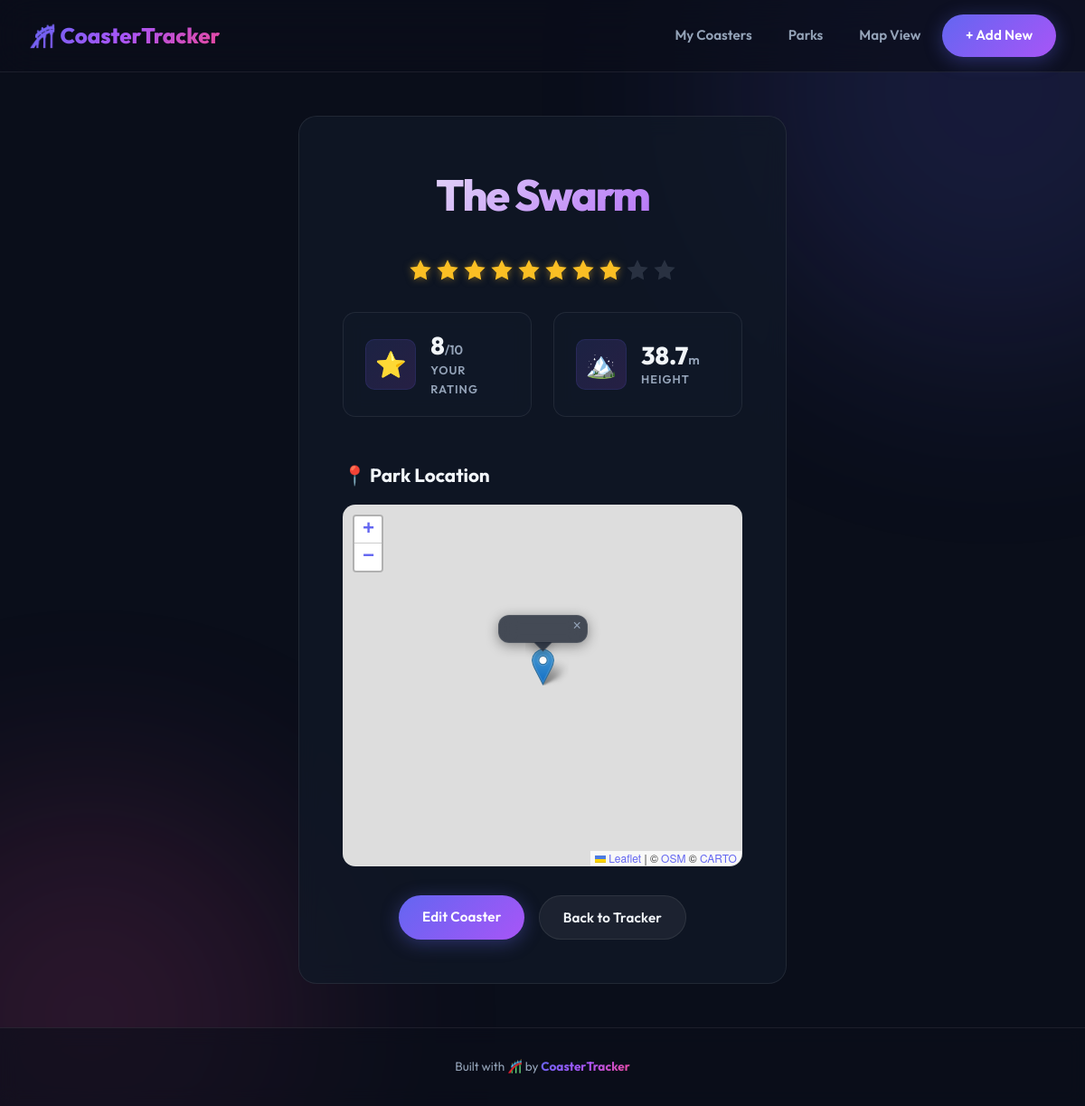
/coaster/3, run on the app's committed database.
### tables this page shows
CREATE TABLE rollercoasters (
            id INTEGER PRIMARY KEY AUTOINCREMENT,
            name TEXT NOT NULL,
            park_name TEXT NOT NULL,
            height REAL NOT NULL,
            rating INTEGER NOT NULL
        , park_id INTEGER);

### app.py (the view)
@app.route('/coaster/<int:id>')
def coaster(id):
    conn = get_db_connection()
    query = '''
        SELECT r.*, p.name as park_name, p.latitude, p.longitude
        FROM rollercoasters r
        LEFT JOIN parks p ON r.park_id = p.id
        WHERE r.id = ?
    '''
    coaster = conn.execute(query, (id,)).fetchone()
    conn.close()
    return render_template('coaster.html', coaster=coaster)

### app.py (called while the page is built)
def get_db_connection():
    conn = sqlite3.connect('database.db')
    conn.row_factory = sqlite3.Row
    return conn

### templates/coaster.html (shortened to what this page needs)
{% extends 'base.html' %}
{% block content %}
<link rel="stylesheet" href="https://unpkg.com/leaflet@1.9.4/dist/leaflet.css"/>
<div class="coaster-grid" style="grid-template-columns: 1fr;">
    <div class="coaster-card" style="padding: 3rem;">
        <header class="page-header" style="margin-bottom: 2rem;">
            <h1 style="font-size: 3rem; margin-bottom: 0.25rem;">{{ coaster.name }}</h1>
        </header>
        <div class="star-rating" style="justify-content: center; margin-bottom: 2rem;">
            {% for i in range(10) %}
            <svg class="star {% if i < coaster.rating %}filled{% endif %}" style="width: 28px; height: 28px;" viewBox="0 0 24 24" fill="currentColor"><path d="M12 2l3.09 6.26L22 9.27l-5 4.87 1.18 6.88L12 17.77l-6.18 3.25L7 14.14 2 9.27l6.91-1.01L12 2z"/></svg>
            {% endfor %}
        </div>
        <div style="display: flex; flex-wrap: wrap; gap: 1.5rem; justify-content: center; margin-bottom: 3rem;">
            <div class="stat-card" style="flex: 1; min-width: 200px;">
                <div class="stat-icon">⭐</div>
                <div class="stat-info">
                    <span class="stat-value">{{ coaster.rating }}<small>/10</small></span>
                    <span class="stat-label">Your Rating</span>
                </div>
            </div>
            <div class="stat-card" style="flex: 1; min-width: 200px;">
                <div class="stat-icon">🏔️</div>
                <div class="stat-info">
                    <span class="stat-value">{{ coaster.height }}<small>m</small></span>
                    <span class="stat-label">Height</span>
                </div>
            </div>
        </div>
        <h3 style="margin-bottom: 1rem; color: var(--text-primary); font-size: 1.3rem; font-weight: 700;">📍 Park Location</h3>
        <div id="map" style="height: 400px; width: 100%; border-radius: var(--radius-md); border: 1px solid var(--border-color); overflow: hidden; margin-bottom: 2rem; z-index: 10;"></div>
        <div style="display: flex; gap: 1rem; justify-content: center; flex-wrap: wrap;">
            <a href="{{ url_for('edit', id=coaster.id) }}" class="btn btn-primary">Edit Coaster</a>
            <a href="{{ url_for('index') }}" class="btn btn-secondary">Back to Tracker</a>
        </div>
    </div>
</div>
{% endblock %}

### static/style.css (style rules this page uses)
:root { --bg-color: #0a0e1a; --bg-secondary: #111827; --text-primary: #f1f5f9; --text-secondary: #94a3b8; --accent-1: #6366f1; --accent-2: #a855f7; --accent-3: #ec4899; --accent-gradient: linear-gradient(135deg, var(--accent-1), var(--accent-2), var(--accent-3)); --card-bg: rgba(17, 24, 39, 0.75); --border-color: rgba(255, 255, 255, 0.08); --glow-color: rgba(99, 102, 241, 0.4); --success: #34d399; --danger: #f87171; --warning: #fbbf24; --radius-lg: 20px; --radius-md: 14px; --radius-sm: 10px; }
* { box-sizing: border-box; margin: 0; padding: 0; }
html { scroll-behavior: smooth; }
body { font-family: 'Outfit', sans-serif; background-color: var(--bg-color); color: var(--text-primary); line-height: 1.6; min-height: 100vh; display: flex; flex-direction: column; position: relative; overflow-x: hidden; }
body::before, body::after { content: ''; position: fixed; border-radius: 50%; filter: blur(120px); opacity: 0.15; z-index: -1; animation: float 20s ease-in-out infinite; }
body::before { width: 600px; height: 600px; background: var(--accent-1); top: -200px; right: -200px; }
body::after { width: 500px; height: 500px; background: var(--accent-3); bottom: -150px; left: -150px; animation-delay: -10s; }
.btn { display: inline-block; padding: 0.7rem 1.6rem; border-radius: 9999px; font-weight: 600; text-decoration: none; cursor: pointer; transition: all 0.35s cubic-bezier(0.4, 0, 0.2, 1); border: none; font-family: inherit; font-size: 0.95rem; letter-spacing: 0.01em; }
.btn-primary { background: var(--accent-gradient); background-size: 200% 200%; color: white; box-shadow: 0 4px 20px rgba(99, 102, 241, 0.35); animation: shimmer 3s ease-in-out infinite; }
.btn-secondary { background: rgba(255, 255, 255, 0.06); color: var(--text-primary); border: 1px solid var(--border-color); box-shadow: none; }
.page-header { text-align: center; margin-bottom: 3.5rem; }
.page-header h1 { font-size: 3rem; font-weight: 800; margin-bottom: 0.75rem; letter-spacing: -0.04em; background: linear-gradient(135deg, var(--text-primary) 0%, var(--accent-2) 100%); -webkit-background-clip: text; -webkit-text-fill-color: transparent; background-clip: text; }
.stat-card { background: var(--card-bg); border: 1px solid var(--border-color); border-radius: var(--radius-md); padding: 1.25rem 1.5rem; display: flex; align-items: center; gap: 1rem; backdrop-filter: blur(10px); transition: all 0.35s ease; }
.stat-icon { font-size: 1.75rem; background: linear-gradient(135deg, rgba(99, 102, 241, 0.15), rgba(168, 85, 247, 0.15)); width: 56px; height: 56px; display: flex; align-items: center; justify-content: center; border-radius: var(--radius-sm); border: 1px solid rgba(99, 102, 241, 0.12); flex-shrink: 0; }
.stat-info { display: flex; flex-direction: column; }
.stat-value { font-size: 1.7rem; font-weight: 800; color: var(--text-primary); line-height: 1.2; }
.stat-value small { font-size: 0.9rem; color: var(--text-secondary); font-weight: 600; }
.stat-label { color: var(--text-secondary); font-size: 0.8rem; font-weight: 600; text-transform: uppercase; letter-spacing: 0.08em; }
.coaster-grid { display: grid; grid-template-columns: repeat(auto-fill, minmax(320px, 1fr)); gap: 1.5rem; }
.coaster-card { background: var(--card-bg); border: 1px solid var(--border-color); border-radius: var(--radius-lg); padding: 1.75rem; backdrop-filter: blur(12px); transition: all 0.4s cubic-bezier(0.4, 0, 0.2, 1); position: relative; overflow: hidden; }
.coaster-card::before { content: ''; position: absolute; top: 0; left: 0; width: 100%; height: 3px; background: var(--accent-gradient); opacity: 0; transition: opacity 0.4s ease; }
.coaster-card::after { content: ''; position: absolute; inset: 0; border-radius: var(--radius-lg); background: radial-gradient(circle at var(--mouse-x, 50%) var(--mouse-y, 50%), rgba(99, 102, 241, 0.06) 0%, transparent 60%); opacity: 0; transition: opacity 0.3s ease; pointer-events: none; }
.star-rating { display: flex; gap: 2px; margin-bottom: 1rem; }
.star-rating .star { width: 18px; height: 18px; color: var(--text-secondary); opacity: 0.2; transition: all 0.2s ease; }
.star-rating .star.filled { color: var(--warning); opacity: 1; filter: drop-shadow(0 0 4px rgba(251, 191, 36, 0.5)); }

### data on the page
rollercoasters: name "The Swarm", rating "8", height "38.7"
